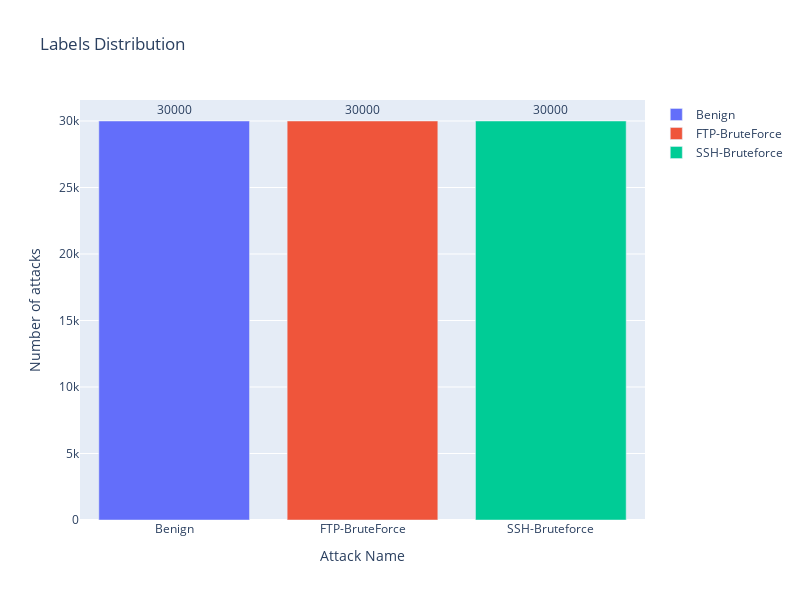

This figure's notebook cell:
### Code cell
toTrainModel = shortData(withoutDuplicates, 'Label')
showAttackDistribution(toTrainModel['Label'])

### Figure 1 — Plotly figure (JSON) as saved in the notebook; plotly's stock layout.template omitted (floating-point values rounded to 4 significant figures)
{"data": [{"name": "Benign", "orientation": "v", "text": "30000", "textposition": "outside", "type": "bar", "x": ["Benign"], "y": [30000]}, {"name": "FTP-BruteForce", "orientation": "v", "text": "30000", "textposition": "outside", "type": "bar", "x": ["FTP-BruteForce"], "y": [30000]}, {"name": "SSH-Bruteforce", "orientation": "v", "text": "30000", "textposition": "outside", "type": "bar", "x": ["SSH-Bruteforce"], "y": [30000]}], "layout": {"height": 600, "title": {"text": "Labels Distribution"}, "width": 800, "xaxis": {"title": {"text": "Attack Name"}}, "yaxis": {"title": {"text": "Number of attacks"}}}}
